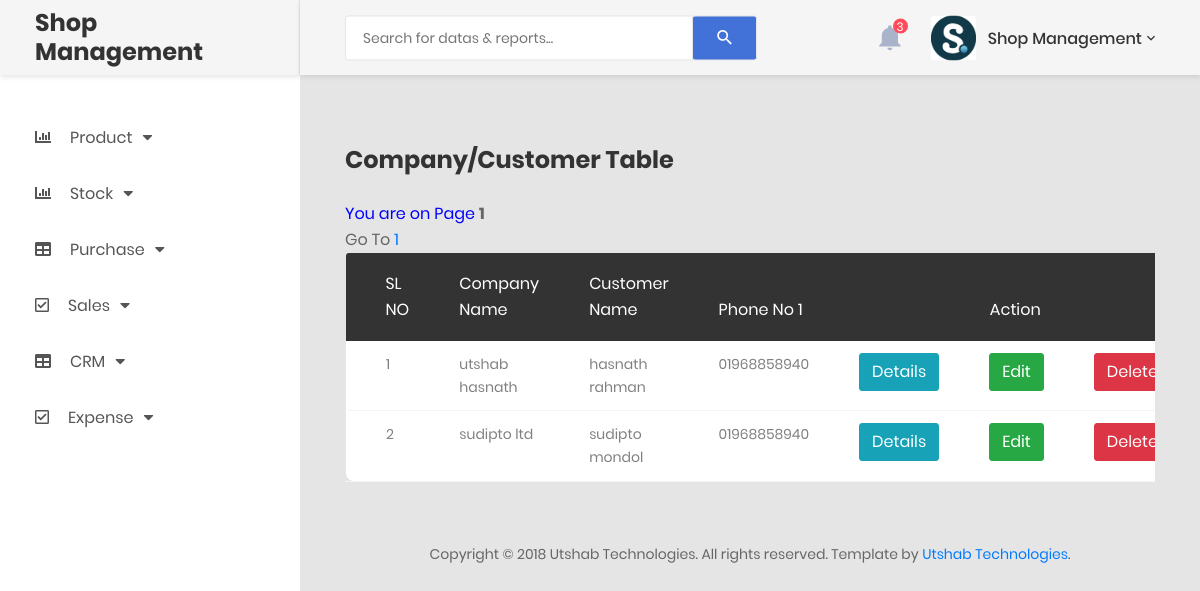
/view_customer.php (signed in), run on the app's committed database.
### tables this page shows
CREATE TABLE `customer` (
  `id` int(11) NOT NULL,
  `company_name` varchar(50) NOT NULL,
  `customer_name` varchar(50) NOT NULL,
  `phn_no_1` varchar(50) NOT NULL,
  `phn_no_2` varchar(50) NOT NULL,
  `email` varchar(50) NOT NULL,
  `address` varchar(50) NOT NULL,
  `city` varchar(50) NOT NULL,
  `zip_code` varchar(50) NOT NULL,
  `country` varchar(50) NOT NULL
);

### view_customer.php (the view, shortened to what this page needs)
<?php require 'include/header.php' ?>
            <div class="main-content">
                <div class="section__content section__content--p30">
                    <div class="container-fluid">
                            <div class="row m-t-30">
                            <div class="col-md-12">
                                <div class="table-responsive m-b-40">
                                    <table class="table table-borderless table-data3">
                                        <h3>Company/Customer Table</h3>
                                        <br>
                                        <thead>
                                            <tr>
                                                <th>SL NO</th>
                                                <th>Company Name</th>
                                                <th>Customer Name</th>
                                                <th>Phone No 1</th>
                                                <th colspan="3" style="text-align: center;">Action</th>
                                            </tr>
                                        </thead>
                                        <tbody>
                                             <?php
                                                $counter=0;
                                                $result_per_page=5;
                                                $query="select * from customer";
                                                $query_run=mysqli_query($connect, $query);
                                                $number_of_result=mysqli_num_rows($query_run);
                                                $number_of_page=ceil($number_of_result/$result_per_page);
                                                if(!isset($_GET['page'])){
                                                    $page=1;
                                                }else{
                                                    $page=$_GET['page'];
                                                }
                                                echo '<span style="color:blue">You are on Page </span><b>'. $page.'</b><br>';
                                                $starting_limit_num=($page-1)*$result_per_page;
                                                $query="select * from customer limit " .$starting_limit_num.",".$result_per_page;
                                                $query_run=mysqli_query($connect , $query);
                                                for($page=1;$page<=$number_of_page;$page++){
                                                echo 'Go To <a href="view_product.php?page=' .$page.' ">'. $page . '</a> ';
                                                 }
                                                while($row=mysqli_fetch_array($query_run)){
                                                    $counter++;
                                                ?>
                                            <tr>
                                                <td><?php echo $counter; ?></td>
                                                <td><?php echo $row['company_name']; ?></td>
                                                <td><?php echo $row['customer_name']; ?></td>
                                                <td><?php echo $row['phn_no_1']; ?></td>
                                                <td><a href="inc.process/view_customer_details.php?id=<?php echo $row['id']; ?>"><button type="button" class="btn btn-info">Details</button></a></td>
                                                <td><a href="inc.process/edit_customer_process.php?id=<?php echo $row['id']; ?>"><button type="button" class="btn btn-success">Edit</button></a></td>
                                                <td><a href="inc.process/delete_customer_process.php?id=<?php echo $row['id']; ?>"><button type="button" class="btn btn-danger">Delete</button></a></td>
                                            <?php
                                            } ?>
                                            </tr>
                                        </tbody>
                                    </table>
                                </div>
                            </div>
                        </div>
                        <div class="row">
                            <div class="col-md-12">
                                <div class="copyright">
                                    <p>Copyright © 2018 Utshab Technologies. All rights reserved. Template by <a href="https://colorlib.com">Utshab Technologies</a>.</p>
                                </div>
                            </div>
                        </div>
                    </div>
                </div>
            </div>
    <?php require 'include/footer.php' ?>

### data on the page
customer: company_name "utshab hasnath", customer_name "hasnath rahman", phn_no_1 "01968858940"
customer: company_name "sudipto ltd", customer_name "sudipto mondol", phn_no_1 "01968858940"

### other printed values
$page "1"
